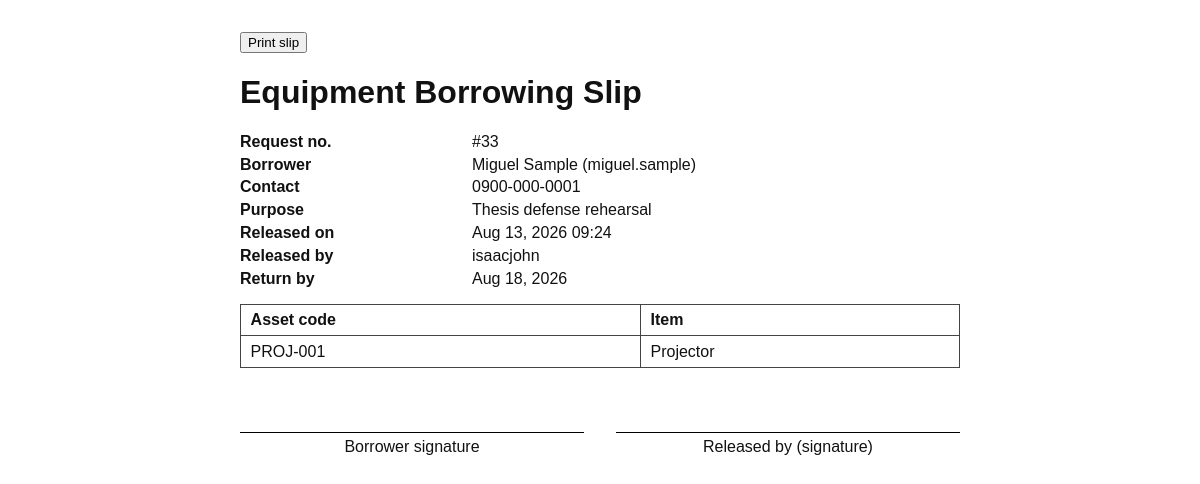
Page /manage/loans/11/slip/ (signed in) on the committed database.
### borrowing/models.py (models this page shows, shortened)
class Loan(models.Model):
    borrow_request = models.OneToOneField(
        BorrowRequest, on_delete=models.PROTECT, related_name="loan"
    )
    issued_by = models.ForeignKey(
        settings.AUTH_USER_MODEL,
        on_delete=models.PROTECT,
        related_name="loans_issued",
    )
    issued_at = models.DateTimeField(default=timezone.now)
    due_date = models.DateField()

class BorrowRequest(models.Model):
    class Status(models.TextChoices):
        PENDING = "PENDING", "Pending"
        APPROVED = "APPROVED", "Approved"
        REJECTED = "REJECTED", "Rejected"
        CANCELLED = "CANCELLED", "Cancelled"
        ISSUED = "ISSUED", "Issued"
        PARTIALLY_RETURNED = "PARTIALLY_RETURNED", "Partially returned"
        RETURNED = "RETURNED", "Returned"
    user = models.ForeignKey(
        settings.AUTH_USER_MODEL,
        on_delete=models.PROTECT,
        related_name="borrow_requests",
    )
    purpose = models.TextField()
    requested_at = models.DateTimeField(auto_now_add=True)
    due_date = models.DateField()
    status = models.CharField(
        max_length=20, choices=Status.choices, default=Status.PENDING
    )
    decided_by = models.ForeignKey(
        settings.AUTH_USER_MODEL,
        on_delete=models.PROTECT,
        null=True,
        blank=True,
        related_name="decisions_made",
    )
    decided_at = models.DateTimeField(null=True, blank=True)
    decision_reason = models.TextField(blank=True)
    class Meta:
        ordering = ["-requested_at"]

class UnitAllocation(models.Model):
    request_item = models.ForeignKey(
        RequestItem, on_delete=models.PROTECT, related_name="allocations"
    )
    unit = models.ForeignKey(
        EquipmentUnit, on_delete=models.PROTECT, related_name="allocations"
    )
    allocated_at = models.DateTimeField(auto_now_add=True)
    released_at = models.DateTimeField(null=True, blank=True)
    cancelled_at = models.DateTimeField(null=True, blank=True)
    returned_at = models.DateTimeField(null=True, blank=True)
    class Meta:
        constraints = [
            models.UniqueConstraint(
                fields=["unit"],
                condition=Q(cancelled_at__isnull=True, returned_at__isnull=True),
                name="one_active_allocation_per_unit",
            )
        ]

class RequestItem(models.Model):
    borrow_request = models.ForeignKey(
        BorrowRequest, on_delete=models.CASCADE, related_name="items"
    )
    item = models.ForeignKey(
        CatalogItem, on_delete=models.PROTECT, related_name="request_items"
    )
    quantity = models.PositiveIntegerField(validators=[MinValueValidator(1)])
    class Meta:
        constraints = [
            models.UniqueConstraint(
                fields=["borrow_request", "item"], name="unique_item_per_request"
            )
        ]

### accounts/models.py (models this page shows, shortened)
class Profile(models.Model):
    class Role(models.TextChoices):
        BASIC_USER = "BASIC_USER", "Basic user"
        ADMIN = "ADMIN", "Admin"
    user = models.OneToOneField(
        settings.AUTH_USER_MODEL, on_delete=models.CASCADE, related_name="profile"
    )
    role = models.CharField(
        max_length=12, choices=Role.choices, default=Role.BASIC_USER
    )
    contact_number = models.CharField(max_length=20, blank=True)

### inventory/models.py (models this page shows, shortened)
class EquipmentUnit(models.Model):
    class Status(models.TextChoices):
        AVAILABLE = "AVAILABLE", "Available"
        RESERVED = "RESERVED", "Reserved"
        ISSUED = "ISSUED", "Issued"
        MAINTENANCE = "MAINTENANCE", "Maintenance"
        RETIRED = "RETIRED", "Retired"
    class Condition(models.TextChoices):
        GOOD = "GOOD", "Good"
        FAIR = "FAIR", "Fair"
        DAMAGED = "DAMAGED", "Damaged"
    asset_code = models.CharField(max_length=30, unique=True)
    item = models.ForeignKey(
        CatalogItem, on_delete=models.PROTECT, related_name="units"
    )
    condition = models.CharField(
        max_length=10, choices=Condition.choices, default=Condition.GOOD
    )
    acquisition_date = models.DateField()
    status = models.CharField(
        max_length=12, choices=Status.choices, default=Status.AVAILABLE
    )
    class Meta:
        ordering = ["asset_code"]

class CatalogItem(models.Model):
    category = models.ForeignKey(
        Category, on_delete=models.PROTECT, related_name="items"
    )
    name = models.CharField(max_length=150)
    description = models.TextField(blank=True)
    is_active = models.BooleanField(default=True)  # archive flag
    class Meta:
        ordering = ["name"]
        constraints = [
            models.UniqueConstraint(
                fields=["category", "name"], name="unique_item_per_category"
            )
        ]

### borrowing/views.py (the view)
# urls.py: path("manage/loans/<int:pk>/slip/", loan_slip, name="loan_slip"),
@staff_member_required
def loan_slip(request, pk):
    loan = get_object_or_404(
        Loan.objects.select_related(
            "borrow_request__user__profile", "issued_by"
        ),
        pk=pk,
    )
    units = (
        UnitAllocation.objects.filter(
            request_item__borrow_request=loan.borrow_request,
            released_at__isnull=False,
        )
        .select_related("unit", "request_item__item")
        .order_by("request_item__item__name", "unit__asset_code")
    )
    return render(
        request,
        "borrowing_admin/loan_slip.html",
        {"loan": loan, "borrower": loan.borrow_request.user, "units": units},
    )

### templates/borrowing_admin/loan_slip.html (shortened to what this page needs)
<!DOCTYPE html>
<html lang="en">
<head>
</head>
<body>
  <p class="no-print"><button onclick="window.print()">Print slip</button></p>
  <h1>Equipment Borrowing Slip</h1>
  <dl>
    <dt>Request no.</dt><dd>#{{ loan.borrow_request.pk }}</dd>
    <dt>Borrower</dt><dd>{{ borrower.get_full_name|default:borrower.username }} ({{ borrower.username }})</dd>
    <dt>Contact</dt><dd>{{ borrower.profile.contact_number|default:"-" }}</dd>
    <dt>Purpose</dt><dd>{{ loan.borrow_request.purpose }}</dd>
    <dt>Released on</dt><dd>{{ loan.issued_at|date:"M d, Y H:i" }}</dd>
    <dt>Released by</dt><dd>{{ loan.issued_by.get_full_name|default:loan.issued_by.username }}</dd>
    <dt>Return by</dt><dd>{{ loan.due_date|date:"M d, Y" }}</dd>
  </dl>
  <table>
    <thead><tr><th>Asset code</th><th>Item</th></tr></thead>
    <tbody>
      {% for a in units %}
        <tr><td>{{ a.unit.asset_code }}</td><td>{{ a.request_item.item.name }}</td></tr>
      {% endfor %}
    </tbody>
  </table>
  <div class="sig">
    <div>Borrower signature</div>
    <div>Released by (signature)</div>
  </div>
</body>
</html>

### templates/borrowing_admin/loan_slip.html (style rules this page uses)
body { font-family: Arial, sans-serif; max-width: 720px; margin: 2rem auto; padding: 0 1rem; color: #111; }
table { width: 100%; border-collapse: collapse; margin: 1rem 0; }
th, td { border: 1px solid #444; padding: .4rem .6rem; text-align: left; }
dl { display: grid; grid-template-columns: 11rem 1fr; gap: .3rem 1rem; }
dt { font-weight: bold; }
.sig { display: flex; gap: 2rem; margin-top: 4rem; }
.sig div { flex: 1; border-top: 1px solid #000; padding-top: .3rem; text-align: center; }

### rows in the picture
Loan: borrow_request.pk "33", borrow_request.purpose "Thesis defense rehearsal", issued_at "Aug 13, 2026 09:24", issued_by.get_full_name "isaacjohn", due_date "Aug 18, 2026"
UnitAllocation: unit.asset_code "PROJ-001", request_item.item.name "Projector"

### other values in the picture
{{ borrower.get_full_name|default:borrower.username }} "Miguel Sample"
{{ borrower.username }} "miguel.sample"
{{ borrower.profile.contact_number|default:"-" }} "0900-000-0001"
